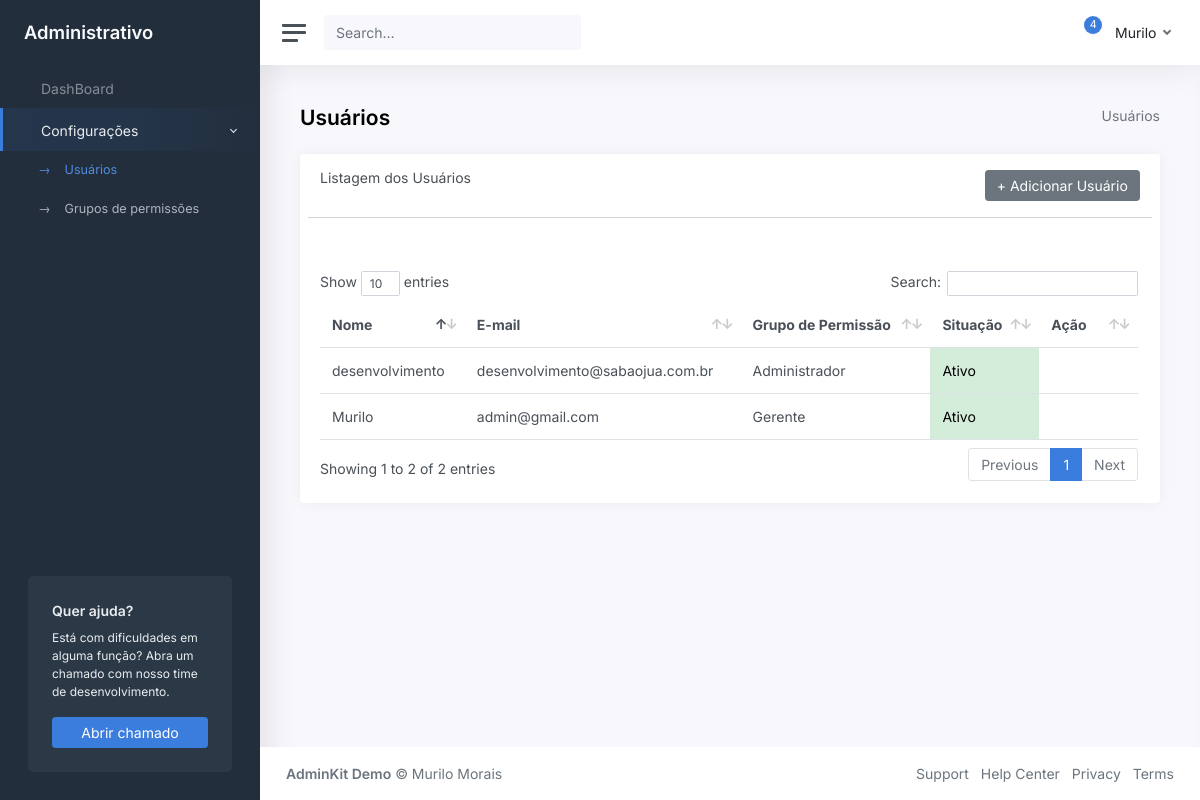
The page /Users (signed in) on the database its author committed.
### tables this page shows
CREATE TABLE `users` (
  `id` int(11) NOT NULL,
  `email` varchar(50) NOT NULL,
  `name` varchar(50) NOT NULL,
  `password` varchar(256) DEFAULT NULL,
  `id_group` int(11) NOT NULL,
  `type` tinyint(1) NOT NULL,
  `situation` tinyint(1) NOT NULL
);

CREATE TABLE `permission_groups` (
  `id` int(11) NOT NULL,
  `name` varchar(50) NOT NULL,
  `params` varchar(50) NOT NULL
);

### Models/Users.php (called while the page is built, shortened)
<?php
Class Users extends Model{
	private $permissions;
	public function setLoggedUser(){
		if(isset($_SESSION[CONF_SESSION_NAME]) && !empty($_SESSION[CONF_SESSION_NAME])){
			$id = $_SESSION[CONF_SESSION_NAME];
			$sql = $this->db->prepare("SELECT * FROM users WHERE id = :id");
			$sql->bindValue(":id", $id);
			$sql->execute();
			if($sql->rowCount() > 0){
				$this->userInfo = $sql->fetch();
				$this->permissions = new Permissions();
				$this->permissions->setGroup($this->userInfo['id_group']);
			}
		}
	}
	public function getList(){
		$data = array();
		$sql = $this->db->prepare("SELECT users.id, users.name, users.email, users.id_group, users.type, users.situation, permission_groups.name AS name_group FROM users INNER JOIN permission_groups ON permission_groups.id = users.id_group");
		$sql->execute();
		if($sql->rowCount()>0){
			$data = $sql->fetchAll(PDO::FETCH_ASSOC);
		}
		return $data;
	}
	public function hasPermission($name){
		return $this->permissions->hasPermission($name);
	}
}

### Models/Permissions.php (called while the page is built, shortened)
<?php
class Permissions extends Model
{
    private $permissions;
    public function setGroup($id)
    {
        $this->permissions = array();
        $sql = $this->db->prepare("SELECT params FROM permission_groups WHERE id = :id");
        $sql->bindValue(':id', $id);
        $sql->execute();
        if ($sql->rowCount() > 0) {
            $row = $sql->fetch(PDO::FETCH_ASSOC);
            $params = $row['params'];
            $sql1 = $this->db->prepare("SELECT name FROM permission_params WHERE id IN ($params)");
            $sql1->execute();
            if ($sql1->rowCount() > 0) {
                foreach ($sql1->fetchAll(PDO::FETCH_ASSOC) as $item) {
                    $this->permissions[] = $item['name'];
                }
            }
        }
    }
    public function hasPermission($name)
    {
        if (in_array($name, $this->permissions)) {
            return true;
        } else {
            return false;
        }
    }
}

### Core/Controller.php (called while the page is built, shortened)
<?php
Class Controller{
	public function loadTemplateAdmin($viewName, $viewData = array()){
		require 'Views/Templates/'.TEMPLATE_ADMIN.'.php';
	}
	public function loadViewInTemplate($viewName, $viewData = array()){
		extract($viewData);
		require 'Views/'.$viewName.'.php';
	}
}

### Core/Core.php (called while the page is built, shortened)
<?php
Class Core {
	public function run(){
		$url = '/';
		if(isset($_GET['url'])){
			$url .= $_GET['url'];
		}
		$params = array();
		if(!empty($url) && $url != '/'){
			$url = explode('/', $url);
			array_shift($url);
			array_shift($url);
			if(isset($url[0]) && !empty($url[0])){
				$currentAction = $url[0];
				array_shift($url);
			} else {
				$currentAction = 'index';
			}
		} else {
			$currentController = 'SiteController';
			$currentAction = 'index';
		}
		$controller = new $currentController();
		call_user_func_array(array($controller, $currentAction), $params);
	}
}

### index.php (called while the page is built, shortened)
<?php
$core = new Core();
$core->run();

### Core/Model.php (called while the page is built, shortened)
<?php
class Model{
	public function __construct(){
		global $db;
		$this->db = $db;
	}
}

### Views/Admin/Users/index.php (the view, shortened to what this page needs)
<main class="content">
	<div class="container-fluid p-0">
		<div class="row mb-2 mb-xl-3">
			<div class="col-auto d-none d-sm-block">
				<h3><strong>Usuários</strong></h3>
			</div>
			<div class="col-auto ms-auto text-end mt-n1">
				<nav aria-label="breadcrumb">
					<ol class="breadcrumb bg-transparent p-0 mt-1 mb-0">
						<li class="breadcrumb-item active" aria-current="page">Usuários</li>
					</ol>
				</nav>
			</div>
		</div>
		<div class="row">
			<div class="col-12">
				<div class="card">
					<div class="card-header">
						<div class="row">
							<div class="col-md-6">
								<h5 class="card-title mb-0">Listagem dos Usuários</h5>
							</div>
							<div class="col-md-6 mb-3 text-end">
								<a data-bs-toggle="modal" data-bs-target="#addUser" class="btn btn-secondary"> + Adicionar Usuário</a>
							</div>
							<hr>
						</div>
					</div>
					<div class="card-body">
						<table id="datatables-reponsive" class="table dataTable no-footer dtr-inline table-hover" style="width: 100%;" role="grid" aria-describedby="datatables-reponsive_info">
							<thead>
								<tr>
									<th>Nome</th>
									<th>E-mail</th>
									<th>Grupo de Permissão</th>
									<th>Situação</th>
									<th>Ação</th>
								</tr>
							</thead>
							<tbody>
								<?php if (isset($users_list)) : ?>
									<?php foreach ($users_list as $user) : ?>
										<tr>
											<td><?= $user['name']; ?></td>
											<td><?= $user['email']; ?></td>
											<td><?= $user['name_group']; ?></td>
											<td class="<?= ($user['situation'] == 1) ? 'table-success' : 'table-danger'; ?>"><?= ($user['situation'] == 1) ? 'Ativo' : 'Inativo'; ?></td>
											<td class="table-action" width="75">
											</td>
										</tr>
									<?php endforeach; ?>
								<?php endif; ?>
							</tbody>
						</table>
					</div>
				</div>
			</div>
		</div>
	</div>
</main>

### Controllers/UsersController.php (shortened to what this page needs)
<?php
class UsersController extends Controller
{
    private $data = array();
    public function __construct()
    {
        $user = new Users();
        if (!$user->isLogged()) {
            header('Location: ' . BASE_URL . 'Login');
            exit;
        } else {
            $user->setLoggedUser();
            $this->data["name"] = $user->getName();
        }
    }
    public function index($success = null)
    {
        $this->data['title'] = "Quality Juá";
        $this->data['nivel-1'] = 'Configurações';
        $this->data['nivel-2'] = "Usuarios";
        $users = new Users();
        $users->setLoggeduser();
        if ($users->hasPermission('add_user')) {
            $this->data['users_list'] = $users->getList();
            $permission = new Permissions();
            $this->data['permissions_list'] = $permission->getGroupList();
            $this->data['JS'] = '<script src="' . BASE_URL . 'Assets/js/datatables.js" type="text/javascript"></script>';
            $this->data['JS'] .= '
			<script>
				document.addEventListener("DOMContentLoaded", function() {
					// Datatables Responsive
					$("#datatables-reponsive").DataTable({
						responsive: true
					});
				});
			</script>';
            $this->loadTemplateAdmin("Admin/Users/index", $this->data);
        } else {
            redirect('Home');
        }
    }
}

### Views/Templates/admin.php (shortened to what this page needs)
<!DOCTYPE html>
<html lang="pt-br">
<head>
    <link href="<?= BASE_URL; ?>Assets/css/app.css" rel="stylesheet">
</head>
<body>
    <div class="wrapper">
        <nav id="sidebar" class="sidebar">
            <div class="sidebar-content js-simplebar">
                <a class="sidebar-brand" href="#">
                    <span class="align-middle">Administrativo</span>
                </a>
                <ul class="sidebar-nav">
                    <li class="sidebar-item <?= (isset($viewData['nivel-1']) && $viewData['nivel-1'] == "Dashboard")?'active':''; ?>">
                        <a class="sidebar-link" href="<?=BASE_URL.'Home';?>">
                            <i class="align-middle" data-feather="trending-up"></i> <span class="align-middle">DashBoard</span>
                        </a>
                    </li>
                    <li class="sidebar-item <?= (isset($viewData['nivel-1']) && $viewData['nivel-1'] == "Configurações")?'active':''; ?> ">
                        <a href="#perfil" data-bs-toggle="collapse" class="sidebar-link collapsed">
                            <span class="align-middle">Configurações</span>
                        </a>
                        <ul id="perfil" class="sidebar-dropdown list-unstyled collapse <?= (isset($viewData['nivel-1']) && $viewData['nivel-1'] == "Configurações")?'show':''; ?>" data-bs-parent="#sidebar">
                            <li class="sidebar-item <?= (isset($viewData['nivel-2']) && $viewData['nivel-2'] == "Usuarios")?'active':''; ?>"><a class="sidebar-link" href="<?= BASE_URL.'Users';?>">Usuários</a></li>
                            <li class="sidebar-item <?= (isset($viewData['nivel-2']) && $viewData['nivel-2'] == "Permissões")?'active':''; ?>"><a class="sidebar-link" href="<?= BASE_URL.'Permissions';?>">Grupos de permissões</a></li>
                        </ul>
                    </li>
                </ul>
                <div class="sidebar-cta">
                    <div class="sidebar-cta-content">
                        <strong class="d-inline-block mb-2">Quer ajuda?</strong>
                        <div class="mb-3 text-sm">
                            Está com dificuldades em alguma função? Abra um chamado com nosso time de desenvolvimento.
                        </div>
                        <div class="d-grid">
                            <a href="#" target="_blank" class="btn btn-primary">Abrir chamado</a>
                        </div>
                    </div>
                </div>
            </div>
        </nav>
        <div class="main">
            <nav class="navbar navbar-expand navbar-light navbar-bg">
                <a class="sidebar-toggle d-flex">
                    <i class="hamburger align-self-center"></i>
                </a>
                <form class="d-none d-sm-inline-block">
                    <div class="input-group input-group-navbar">
                        <input type="text" class="form-control" placeholder="Search…" aria-label="Search">
                        <button class="btn" type="button">
                        </button>
                    </div>
                </form>
                <div class="navbar-collapse collapse">
                    <ul class="navbar-nav navbar-align">
                        <li class="nav-item dropdown">
                            <a class="nav-icon dropdown-toggle" href="#" id="alertsDropdown" data-bs-toggle="dropdown">
                                <div class="position-relative">
                                    <span class="indicator">4</span>
                                </div>
                            </a>
                        </li>
                        <li class="nav-item dropdown">
                            <a class="nav-link dropdown-toggle d-none d-sm-inline-block" href="#" data-bs-toggle="dropdown">
                                <span class="text-dark"><?= $viewData['name'];?></span>
                            </a>
                        </li>
                    </ul>
                </div>
            </nav>
            <?php $this->loadViewInTemplate($viewName, $viewData); ?>
            <footer class="footer">
                <div class="container-fluid">
                    <div class="row text-muted">
                        <div class="col-6 text-start">
                            <p class="mb-0">
                                <a href="index.html" class="text-muted"><strong>AdminKit Demo</strong></a> &copy; Murilo Morais
                            </p>
                        </div>
                        <div class="col-6 text-end">
                            <ul class="list-inline">
                                <li class="list-inline-item">
                                    <a class="text-muted" href="#">Support</a>
                                </li>
                                <li class="list-inline-item">
                                    <a class="text-muted" href="#">Help Center</a>
                                </li>
                                <li class="list-inline-item">
                                    <a class="text-muted" href="#">Privacy</a>
                                </li>
                                <li class="list-inline-item">
                                    <a class="text-muted" href="#">Terms</a>
                                </li>
                            </ul>
                        </div>
                    </div>
                </div>
            </footer>
        </div>
    </div>
</body>
</html>

### rows shown on the page
users: name "Murilo", email "admin@gmail.com", permission_groups.name "Gerente", situation "Ativo"
users: name "desenvolvimento", email "desenvolvimento@sabaojua.com.br", permission_groups.name "Administrador", situation "Ativo"

### other values the page prints
$viewData['name'] "Murilo"
